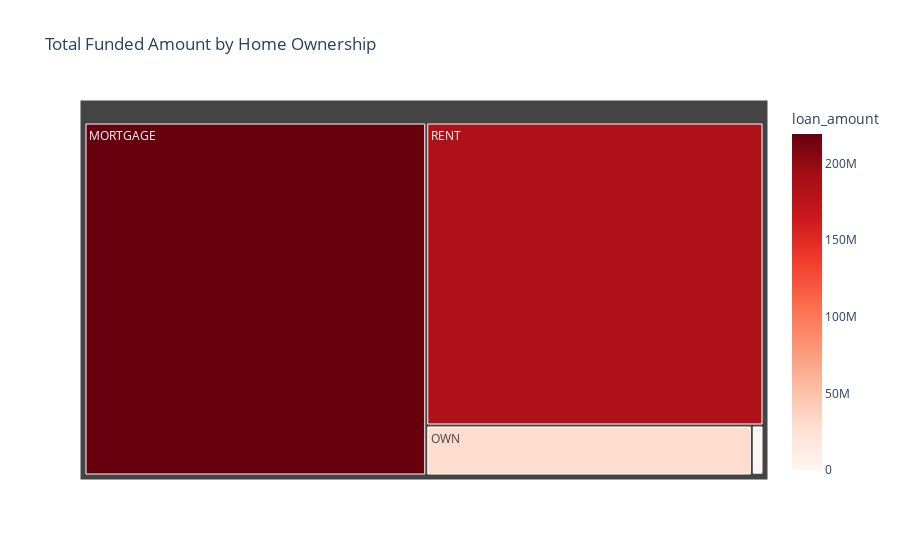

This figure's notebook cell:
### Markdown cell above
### Home Ownership wise Visualization

### Code cell
#Plot total funded amount by home ownership
home_funding = df.groupby('home_ownership')['loan_amount'].sum().reset_index()


plot = px.treemap(
    home_funding,
    path=['home_ownership'],
    values='loan_amount',
    color='loan_amount',
    color_continuous_scale='reds',
    title='Total Funded Amount by Home Ownership'
)

plot.show()

### Figure 1 — Plotly figure (JSON) as saved in the notebook; plotly's stock layout.template omitted (floating-point values rounded to 4 significant figures)
{"data": [{"branchvalues": "total", "customdata": [[219300000.0], [16800], [1044975], [29597675], [185768475]], "domain": {"x": [0, 1], "y": [0, 1]}, "hovertemplate": "labels=%{label}<br>loan_amount_sum=%{value}<br>parent=%{parent}<br>id=%{id}<br>loan_amount=%{color}<extra></extra>", "ids": ["MORTGAGE", "NONE", "OTHER", "OWN", "RENT"], "labels": ["MORTGAGE", "NONE", "OTHER", "OWN", "RENT"], "marker": {"coloraxis": "coloraxis", "colors": [219300000.0, 16800, 1044975, 29597675, 185768475]}, "name": "", "parents": ["", "", "", "", ""], "type": "treemap", "values": [219329150, 16800, 1044975, 29597675, 185768475]}], "layout": {"coloraxis": {"colorbar": {"title": {"text": "loan_amount"}}, "colorscale": [[0, "rgb(255,245,240)"], [0.125, "rgb(254,224,210)"], [0.25, "rgb(252,187,161)"], [0.375, "rgb(252,146,114)"], [0.5, "rgb(251,106,74)"], [0.625, "rgb(239,59,44)"], [0.75, "rgb(203,24,29)"], [0.875, "rgb(165,15,21)"], [1, "rgb(103,0,13)"]]}, "legend": {"tracegroupgap": 0}, "title": {"text": "Total Funded Amount by Home Ownership"}}}
